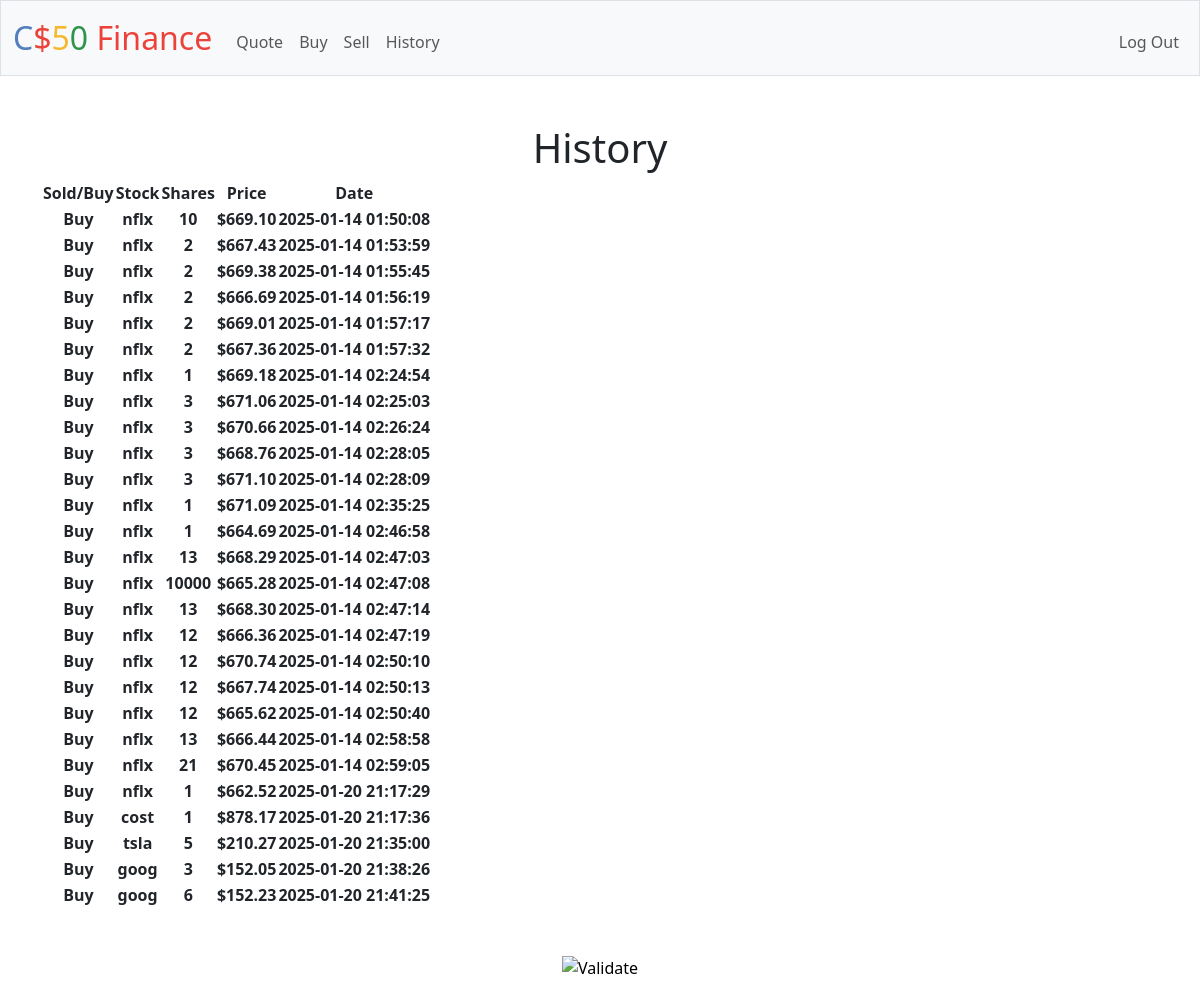
The app's page /history (signed in) with its own data.
### tables this page shows
CREATE TABLE transactions (
    id INTEGER PRIMARY KEY,
    user_id INTEGER,
    symbol TEXT,
    shares INTEGER,
    price REAL,
    timestamp DATETIME DEFAULT CURRENT_TIMESTAMP
);

### app.py (the view)
@app.route("/history")
@login_required
def history():
    history = db.execute("SELECT symbol, shares, price, timestamp FROM transactions WHERE user_id = ?", session["user_id"])
    return render_template("history.html", history=history)

### app.py (called while the page is built)
@app.after_request
def after_request(response):
    response.headers["Cache-Control"] = "no-cache, no-store, must-revalidate"
    response.headers["Expires"] = 0
    response.headers["Pragma"] = "no-cache"
    return response

### helpers.py (called while the page is built)
def login_required(f):
    @wraps(f)
    def decorated_function(*args, **kwargs):
        if session.get("user_id") is None:
            return redirect("/login")
        return f(*args, **kwargs)
    return decorated_function

def usd(value):
    return f"${value:,.2f}"

### templates/history.html
{% extends "layout.html" %}
{% block main %}
    <h1>History</h1>
    {% if history %}
    <table>
        <tr>
            <th>Sold/Buy</th>
            <th>Stock</th>
            <th>Shares</th>
            <th>Price</th>
            <th>Date</th>
        </tr>
            {% for item in history %}
            <tr>
                {% if item["shares"] < 1 %}
                <th>Sold</th>
                {% else %}
                <th>Buy</th>
                {% endif %}
                <th>{{ item["symbol"] }}</th>
                {% if item["shares"] < 1 %}
                <th>{{ item["shares"] * -1 }}</th>
                {% else %}
                <th>{{ item["shares"] }}</th>
                {% endif %}
                <th>{{ item["price"] | usd }}</th>
                <th>{{ item["timestamp"] }}</th>
            </tr>
            {% endfor %}
    </table>
    {% else %}
        <h2>No transactions</h2>
    {% endif %}
{% endblock %}

### templates/layout.html (shortened to what this page needs)
<!DOCTYPE html>
<html lang="en">
    <head>
        <link href="https://cdn.jsdelivr.net/npm/bootstrap@5.3.3/dist/css/bootstrap.min.css" rel="stylesheet">
        <link href="/static/styles.css" rel="stylesheet">
    </head>
    <body>
        <nav class="bg-light border navbar navbar-expand-md navbar-light">
            <div class="container-fluid">
                <a class="navbar-brand" href="/"><span class="blue">C</span><span class="red">$</span><span class="yellow">5</span><span class="green">0</span> <span class="red">Finance</span></a>
                <div class="collapse navbar-collapse" id="navbar">
                    {% if session["user_id"] %}
                        <ul class="navbar-nav me-auto mt-2">
                            <li class="nav-item"><a class="nav-link" href="/quote">Quote</a></li>
                            <li class="nav-item"><a class="nav-link" href="/buy">Buy</a></li>
                            <li class="nav-item"><a class="nav-link" href="/sell">Sell</a></li>
                            <li class="nav-item"><a class="nav-link" href="/history">History</a></li>
                        </ul>
                        <ul class="navbar-nav ms-auto mt-2">
                            <li class="nav-item"><a class="nav-link" href="/logout">Log Out</a></li>
                        </ul>
                    {% else %}
                        <ul class="navbar-nav ms-auto mt-2">
                            <li class="nav-item"><a class="nav-link" href="/register">Register</a></li>
                            <li class="nav-item"><a class="nav-link" href="/login">Log In</a></li>
                        </ul>
                    {% endif %}
                </div>
            </div>
        </nav>
        <main class="container py-5 text-center">
            {% block main %}{% endblock %}
        </main>
        <footer class="mb-5">
            <form action="https://validator.w3.org/check" class="text-center" enctype="multipart/form-data" method="post" target="_blank">
                <input alt="Validate" src="/static/I_heart_validator.png" type="image">
            </form>
        </footer>
    </body>
</html>

### static/styles.css (style rules this page uses)
nav .navbar-brand { font-size: xx-large; }
nav .navbar-brand .blue { color: #537fbe; }
nav .navbar-brand .red { color: #ea433b; }
nav .navbar-brand .yellow { color: #f5b82e; }
nav .navbar-brand .green { color: #2e944b; }

### records on screen
transactions: shows "Buy", symbol "nflx", shares "10", price "$669.10", timestamp "2025-01-14 01:50:08"
transactions: shows "Buy", symbol "nflx", shares "2", price "$667.43", timestamp "2025-01-14 01:53:59"
transactions: shows "Buy", symbol "nflx", shares "2", price "$669.38", timestamp "2025-01-14 01:55:45"
transactions: shows "Buy", symbol "nflx", shares "2", price "$666.69", timestamp "2025-01-14 01:56:19"
transactions: shows "Buy", symbol "nflx", shares "2", price "$669.01", timestamp "2025-01-14 01:57:17"
transactions: shows "Buy", symbol "nflx", shares "2", price "$667.36", timestamp "2025-01-14 01:57:32"
transactions: shows "Buy", symbol "nflx", shares "1", price "$669.18", timestamp "2025-01-14 02:24:54"
transactions: shows "Buy", symbol "nflx", shares "3", price "$671.06", timestamp "2025-01-14 02:25:03"
transactions: shows "Buy", symbol "nflx", shares "3", price "$670.66", timestamp "2025-01-14 02:26:24"
transactions: shows "Buy", symbol "nflx", shares "3", price "$668.76", timestamp "2025-01-14 02:28:05"
transactions: shows "Buy", symbol "nflx", shares "3", price "$671.10", timestamp "2025-01-14 02:28:09"
transactions: shows "Buy", symbol "nflx", shares "1", price "$671.09", timestamp "2025-01-14 02:35:25"
transactions: shows "Buy", symbol "nflx", shares "1", price "$664.69", timestamp "2025-01-14 02:46:58"
transactions: shows "Buy", symbol "nflx", shares "13", price "$668.29", timestamp "2025-01-14 02:47:03"
transactions: shows "Buy", symbol "nflx", shares "10000", price "$665.28", timestamp "2025-01-14 02:47:08"
transactions: shows "Buy", symbol "nflx", shares "13", price "$668.30", timestamp "2025-01-14 02:47:14"
transactions: shows "Buy", symbol "nflx", shares "12", price "$666.36", timestamp "2025-01-14 02:47:19"
transactions: shows "Buy", symbol "nflx", shares "12", price "$670.74", timestamp "2025-01-14 02:50:10"
transactions: shows "Buy", symbol "nflx", shares "12", price "$667.74", timestamp "2025-01-14 02:50:13"
transactions: shows "Buy", symbol "nflx", shares "12", price "$665.62", timestamp "2025-01-14 02:50:40"
transactions: shows "Buy", symbol "nflx", shares "13", price "$666.44", timestamp "2025-01-14 02:58:58"
transactions: shows "Buy", symbol "nflx", shares "21", price "$670.45", timestamp "2025-01-14 02:59:05"
transactions: shows "Buy", symbol "nflx", shares "1", price "$662.52", timestamp "2025-01-20 21:17:29"
transactions: shows "Buy", symbol "cost", shares "1", price "$878.17", timestamp "2025-01-20 21:17:36"
transactions: shows "Buy", symbol "tsla", shares "5", price "$210.27", timestamp "2025-01-20 21:35:00"
transactions: shows "Buy", symbol "goog", shares "3", price "$152.05", timestamp "2025-01-20 21:38:26"
transactions: shows "Buy", symbol "goog", shares "6", price "$152.23", timestamp "2025-01-20 21:41:25"
